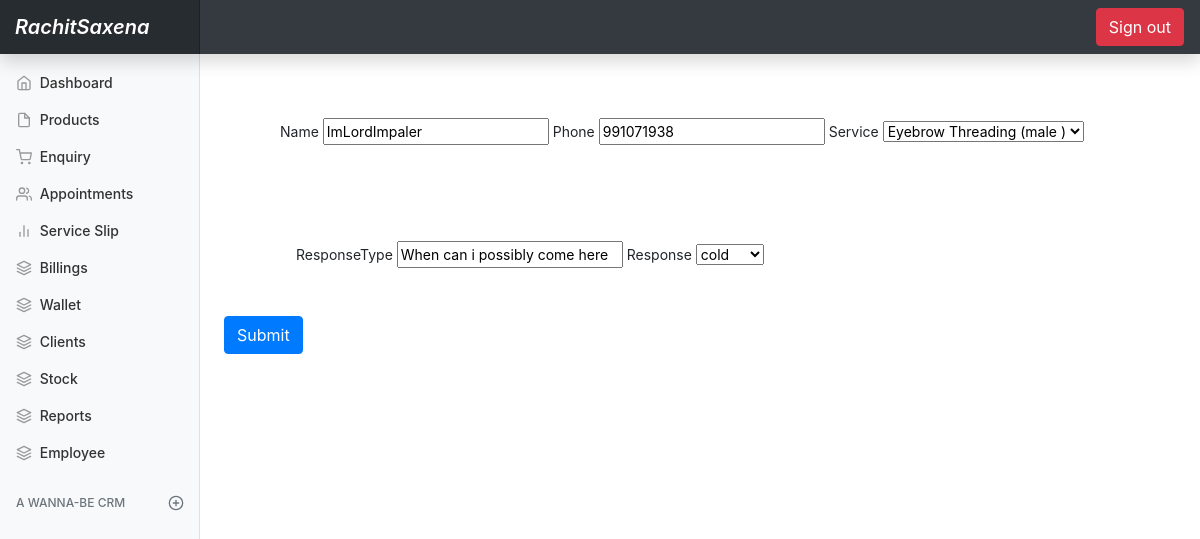
The app's page /enquiry/1/ (signed in) with its own data.
### basic/models.py (models this page shows, shortened)
class Enquiry(models.Model):
    name = models.CharField(max_length=100 , null=True  , blank=True)
    phone = models.CharField(max_length=100 , null=True  , blank=True)
    service = models.ForeignKey(Service , on_delete=models.CASCADE)
    date = models.DateTimeField(auto_now_add=True)
    responseType = models.CharField(null=True , blank=True , max_length=100)
    response = models.CharField(max_length= 10 , choices=ENQUIRY_TYPE , default='cold')

### basic/views.py (the view)
# urls.py: path('enquiry/<str:pk>/', views.enquiryUpdate , name = 'enquiryUpdate'),
@login_required(login_url='loginPage')
def enquiryUpdate(request , pk):
    enq = Enquiry.objects.get(id = pk)
    if request.method == 'POST':
        form = EnquiryForm(request.POST , instance=enq)
        if form.is_valid():
            form.save()
            return redirect('dashboard')
        else:
            return HttpResponse('not found')
    else:
        form = EnquiryForm(instance= enq)
    params = {
        'form' : form
    }
    return render(request , 'basic/enquiryForm.html' , params)

### basic/forms.py
class EnquiryForm(ModelForm):
    class Meta:
        model = Enquiry
        fields = '__all__'

### basic/models.py (called while the page is built)
    def __str__(self):
        return (self.name + ' (' + self.gender + ' )')

### basic/templates/basic/enquiryForm.html
{% extends 'basic/base.html' %}
{% block content %}
    <main role="main" class="col-md-9 ml-sm-auto col-lg-10 px-md-4">
     <form method='post'  class="form-inline"  action=''> {% csrf_token %}
            <div class='container px-2 m-5'>
            {{form.name.label}}
            {{form.name}}
            {{form.phone.label}}
            {{form.phone}}
            {{form.service.label}}
            {{form.service}}
            </div>
            <div class='container px-4 m-5'>
            {{form.responseType.label}}
            {{form.responseType}}
            {{form.response.label}}
            {{form.response}}
            </div>
            <button type="submit" value="Submit" class='btn btn-primary'>Submit</button>
        </form>
    </div>
{% endblock content %}

### static/dashboard.css (style rules this page uses)
body { font-size: .875rem; }

### basic/templates/basic/base.html (style rules this page uses)
body { background-image: url(https://i1.wp.com/css-tricks.com/wp-content/uploads/2017/09/linear-gradient.png?fit=1800%2C800&ssl=1) }

### records on screen
Enquiry: name "ImLordImpaler", phone "991071938", service "Eyebrow Threading (male )", responseType "When can i possibly come here", response "cold"
